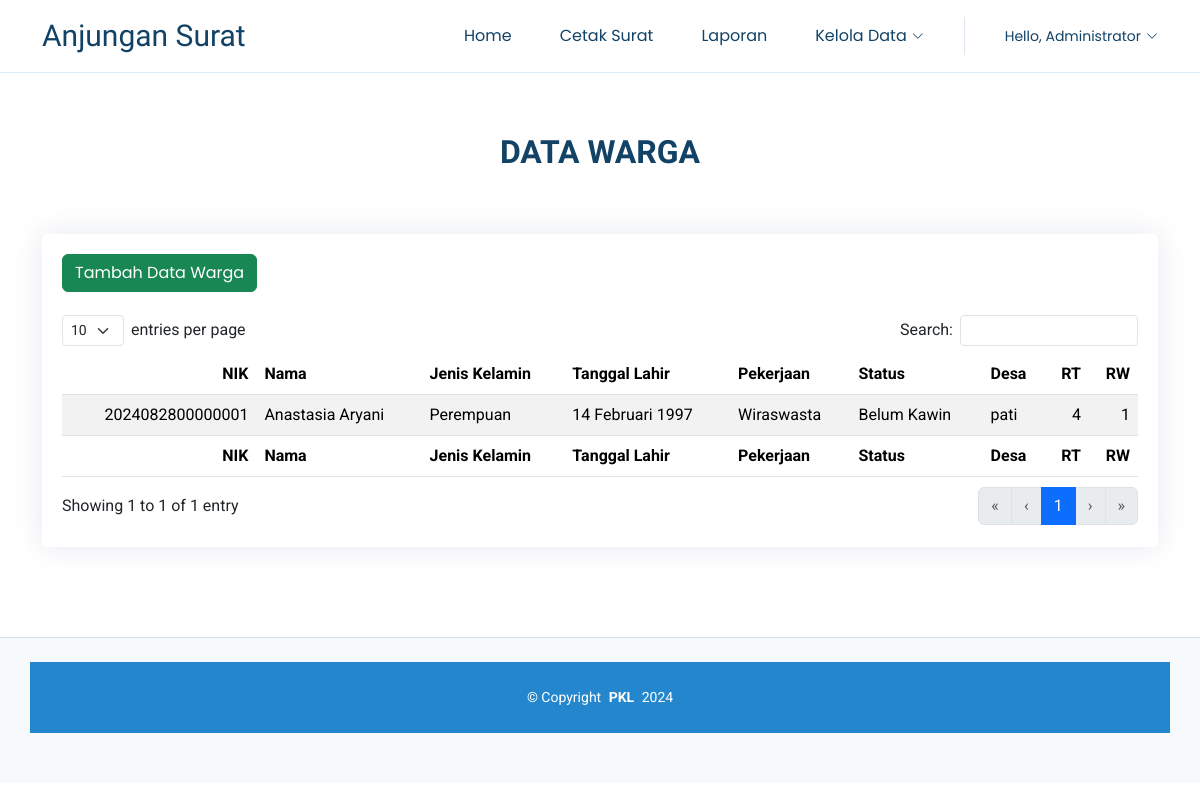
/data-warga (signed in), run on the app's committed database.
### tables this page shows
CREATE TABLE `tb_warga` (
  `nik` varchar(25) NOT NULL,
  `nama` varchar(255) NOT NULL,
  `tgl_lahir` date NOT NULL,
  `jk` varchar(25) NOT NULL,
  `kwa` varchar(50) NOT NULL,
  `agama` varchar(25) NOT NULL,
  `pekerjaan` varchar(50) NOT NULL,
  `status` varchar(50) NOT NULL,
  `alamat` varchar(255) NOT NULL,
  `rt` varchar(5) NOT NULL,
  `rw` varchar(5) NOT NULL
);

### app/Core/Controller.php (called while the page is built, shortened)
<?php
class Controller extends Filter
{
    public function view($view, $data = [])
    {
        require_once __DIR__ . '/../Views/' . $view . '.php';
    }
    public function model($model)
    {
        return new $model();
    }
}

### app/Controllers/WargaController.php (called while the page is built, shortened)
<?php
class WargaController extends Controller
{
    public function storeWarga()
    {
        $data = [
            'data' => $this->model(WargaModel::class)->getAll()
        ];
        $this->view('pages/warga', $data);
    }
}

### app/Core/Web.php (called while the page is built, shortened)
<?php
class Web
{
    public function __construct()
    {
        Router::run();
    }
}

### public/index.php (called while the page is built, shortened)
<?php
$app = new Web;

### app/Core/Database.php (called while the page is built, shortened)
<?php
class Database
{
  private $conn;
  private $tableName;
  private $column = [];
  public function __construct()
  {
    $this->conn = $this->setConnection();
  }
  public function setTableName($tableName)
  {
    $this->tableName = $tableName;
  }
  public function setColumn($column)
  {
    $this->column = $column;
  }
  protected function setConnection()
  {
    try {
      $host = $_ENV['DB_HOST'];
      $user = $_ENV['DB_USERNAME'];
      $pass = $_ENV['DB_PASSWORD'];
      $db = $_ENV['DB_DATABASE'];
      $port = $_ENV['DB_PORT'];
      $conn = new PDO("mysql:host=$host;dbname=$db;port=$port", $user, $pass);
      $conn->setAttribute(PDO::ATTR_ERRMODE, PDO::ERRMODE_EXCEPTION);
      return $conn;
    } catch (PDOException $e) {
      die($e->getMessage());
    }
  }
  public function qry($query, $params = array())
  {
    $this->stmt = $this->conn->prepare($query);
    $this->stmt->execute($params);
    return $this->stmt;
  }
  public function get($params = array())
  {
    $column = implode(",", $this->column);
    $query = "SELECT $column FROM {$this->tableName}";
    $paramValue = [];
    return $this->qry($query, $paramValue);
  }
}

### app/Models/WargaModel.php (called while the page is built, shortened)
<?php
class WargaModel extends Database
{
    public function getAll()
    {
        return $this->get()->fetchAll(PDO::FETCH_ASSOC);
    }
}

### app/Helpers/Autoload.php (called while the page is built, shortened)
<?php
function load_helper($class_name)
{
    $path_to_file = '../app/helpers/' . $class_name . '.php';
}

### app/Helpers/Tanggal.php (called while the page is built, shortened)
<?php
class Tanggal
{
    public static function tanggal_indo($tgl, $hr = false)
    {
        $tanggal = substr($tgl, 8, 2);
        $bulan = self::getBulan(substr($tgl, 5, 2));
        $tahun = substr($tgl, 0, 4);
        return $tanggal . ' ' . $bulan . ' ' . $tahun;
    }
    private static function getBulan($bln)
    {
        switch ($bln) {
            case 2:
                return "Februari";
                break;
        }
    }
    private static function getHari($hr)
    {
        switch ($hr) {
            case 5:
                return "Jumat";
                break;
        }
    }
}

### app/Views/pages/warga.php (the view)
<section id="#service" class="portfolio section">
    <div class="container section-title pb-5" data-aos="fade-up">
        <h2>Data Warga</h2>
    </div>
    <div class="container" data-aos="fade-up" data-aos-delay="100">
        <div class="card">
            <div class="card-body">
                <h5 class="card-title">
                    <a href="<?= APPURL . '/data-warga/tambah'; ?>" type="button" class="btn btn-success">Tambah Data Warga</a>
                </h5>
                <table id="example" class="table table-striped" style="width:100%">
                    <thead>
                        <tr>
                            <th>NIK</th>
                            <th>Nama</th>
                            <th>Jenis Kelamin</th>
                            <th>Tanggal Lahir</th>
                            <th>Pekerjaan</th>
                            <th>Status</th>
                            <th>Desa</th>
                            <th>RT</th>
                            <th>RW</th>
                        </tr>
                    </thead>
                    <tbody>
                        <?php foreach ($data as $row) : ?>
                            <tr>
                                <td><?= $row['nik']; ?></td>
                                <td><?= $row['nama']; ?></td>
                                <td><?= $row['jk']; ?></td>
                                <td><?= Tanggal::tanggal_indo($row['tgl_lahir']); ?></td>
                                <td><?= $row['pekerjaan']; ?></td>
                                <td><?= $row['status']; ?></td>
                                <td><?= $row['alamat']; ?></td>
                                <td><?= $row['rt']; ?></td>
                                <td><?= $row['rw']; ?></td>
                            </tr>
                        <?php endforeach ?>
                    </tbody>
                    <tfoot>
                        <tr>
                            <th>NIK</th>
                            <th>Nama</th>
                            <th>Jenis Kelamin</th>
                            <th>Tanggal Lahir</th>
                            <th>Pekerjaan</th>
                            <th>Status</th>
                            <th>Desa</th>
                            <th>RT</th>
                            <th>RW</th>
                        </tr>
                    </tfoot>
                </table>
            </div>
        </div>
    </div>
</section>

### app/Core/Router.php (shortened to what this page needs)
<?php
class Router
{
    private static array $routes = [];
    private static function add(string $method, string $path, $handler, array  $middlewares = []): void
    {
        self::$routes[$method . $path] = [
            'method' => $method,
            'path' => $path,
            'handler' => $handler,
            'middleware' => $middlewares
        ];
    }
    public static function run(): void
    {
        $path = '/';
        if (isset($_SERVER['PATH_INFO'])) {
            $path = $_SERVER['PATH_INFO'];
        }
        $method = $_SERVER['REQUEST_METHOD'];
        foreach (self::$routes as $route) {
            $pattern = "#^" . $route['path'] . "$#";
            if (preg_match($pattern, $path, $variables) && $method == $route['method']) {
                $controller = new $route['handler'][0];
                $function = $route['handler'][1];
                array_shift($variables);
                call_user_func_array([$controller, $function], $variables);
                return;
            }
        }
    }
}

### public/assets/css/main.css (style rules this page uses)
:root { --bs-body-font-size: 1rem; --default-font: "Roboto", system-ui, -apple-system, "Segoe UI", Roboto, "Helvetica Neue", Arial, "Noto Sans", "Liberation Sans", sans-serif, "Apple Color Emoji", "Segoe UI Emoji", "Segoe UI Symbol", "Noto Color Emoji"; --heading-font: "Raleway", sans-serif; --nav-font: "Poppins", sans-serif; }
:root { --background-color: #ffffff; --default-color: #444444; --heading-color: #124265; --accent-color: #2487ce; --surface-color: #ffffff; --contrast-color: #ffffff; }
:root { --nav-color: #124265; --nav-hover-color: #2487ce; --nav-mobile-background-color: #ffffff; --nav-dropdown-background-color: #ffffff; --nav-dropdown-color: #124265; --nav-dropdown-hover-color: #2487ce; }
:root { scroll-behavior: smooth; }
body { color: var(--default-color); background-color: var(--background-color); font-family: var(--default-font); }
a { color: var(--accent-color); text-decoration: none; transition: 0.3s; }
h1, h2, h3, h4, h5, h6 { color: var(--heading-color); font-family: var(--heading-font); }
section, .section { color: var(--default-color); background-color: var(--background-color); padding: 60px 0; scroll-margin-top: 100px; overflow: clip; }
.section-title { text-align: center; padding-bottom: 60px; position: relative; }
.section-title h2 { font-size: 32px; font-weight: 700; margin-bottom: 15px; text-transform: uppercase; }
.card { margin-bottom: 30px; border: none; border-radius: 5px; box-shadow: 0px 0 30px rgba(1, 41, 112, 0.1); }
.card-title { padding: 20px 0 15px 0; font-size: 18px; font-weight: 500; color: #012970; font-family: "Poppins", sans-serif; }
.card-body { padding: 0 20px 20px 20px; }

### data on the page
tb_warga: nik "2024082800000001", nama "Anastasia Aryani", jk "Perempuan", tgl_lahir "14 Februari 1997", pekerjaan "Wiraswasta", status "Belum Kawin", alamat "pati", rt "4", rw "1"
